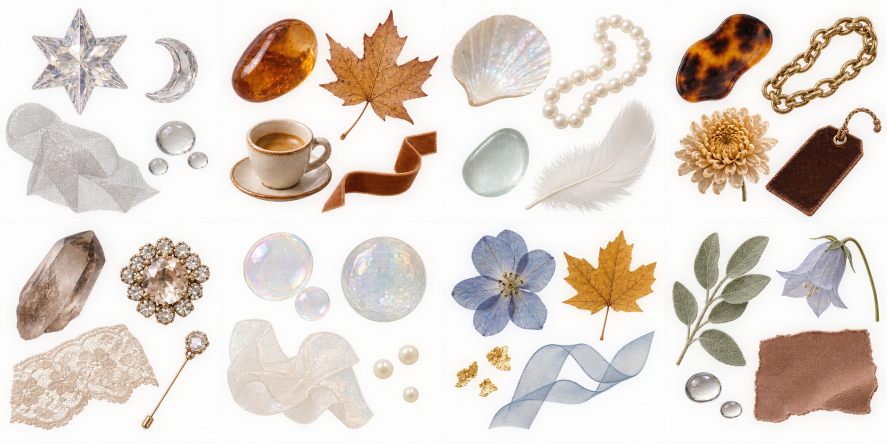
#> input picture assets/eight-theme-sticker-atlas.png, 1774 x 887 px (shown at 1/2 size)
$ python palette_from_image.py ../assets/eight-theme-sticker-atlas.png
#> lines starting #> are read from the running program, lines starting #| are printed output that depends on the picture
#!/usr/bin/env python3
"""Extract a quiet editorial palette from one nail image."""

import argparse
import json
from pathlib import Path

from PIL import Image


def mix(a, b, ratio):
    return tuple(round(a[i] * (1 - ratio) + b[i] * ratio) for i in range(3))


def hex_color(rgb):
    return "#" + "".join(f"{value:02X}" for value in rgb)


def palette(path):
#> called with path = '../assets/eight-theme-sticker-atlas.png'
    image = Image.open(path).convert("RGB")
    image.thumbnail((160, 160), Image.Resampling.LANCZOS)
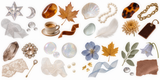
#> image: PIL image 160x80 RGB; mean R, G, B 222.4, 211.9, 204
    quantized = image.quantize(colors=12, method=Image.Quantize.MEDIANCUT)
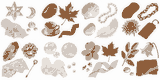
#> quantized: PIL image 160x80 P; mean R, G, B 223.5, 213.6, 206
    colors = sorted(quantized.getcolors(), reverse=True)
#> colors = [(2312, 2), (1815, 9), (1484, 11), (1456, 10), (1332, 8), (1315, 6), (1186, 5), (998, 7), (360, 3), (330, 0), (132, 1), (80, 4)]
    raw = [quantized.getpalette()[index * 3:index * 3 + 3] for _, index in colors]
#> raw = [[253, 253, 253], [211, 202, 195], [142, 94, 60], [185, 166, 150], [231, 225, 219], [251, 250, 250], [252, 252, 252], [248, 246, 244], [253, 253, 252], [254, 254, 254], [254, 253, 253], [252, 253, 253]]
    useful = [tuple(c) for c in raw if 35 < sum(c) / 3 < 235]
#> useful = [(211, 202, 195), (142, 94, 60), (185, 166, 150), (231, 225, 219)]
    if not useful:
        useful = [tuple(raw[0])]
    dominant = useful[0]
#> dominant = (211, 202, 195)
    supporting = useful[min(1, len(useful) - 1)]
#> supporting = (142, 94, 60)
    accent = useful[min(2, len(useful) - 1)]
#> accent = (185, 166, 150)
    return {
        "source": str(Path(path)),
        "dominant": hex_color(dominant),
        "supporting": hex_color(supporting),
        "accent_raw": hex_color(accent),
        "background": hex_color(mix(dominant, (248, 247, 243), 0.72)),
        "ink": hex_color(mix(supporting, (42, 40, 38), 0.38)),
        "accent": hex_color(mix(accent, (245, 243, 239), 0.48)),
    }


def main():
    parser = argparse.ArgumentParser()
    parser.add_argument("image")
    parser.add_argument("--out", type=Path)
    args = parser.parse_args()
    result = json.dumps(palette(args.image), ensure_ascii=False, indent=2)
    if args.out:
        args.out.write_text(result + "\n", encoding="utf-8")
    else:
        print(result)
#| {
#|   "source": "../assets/eight-theme-sticker-atlas.png",
#|   "dominant": "#D3CAC3",
#|   "supporting": "#8E5E3C",
#|   "accent_raw": "#B9A696",
#|   "background": "#EEEAE6",
#|   "ink": "#684934",
#|   "accent": "#D6CBC1"
#| }


if __name__ == "__main__":
    main()
